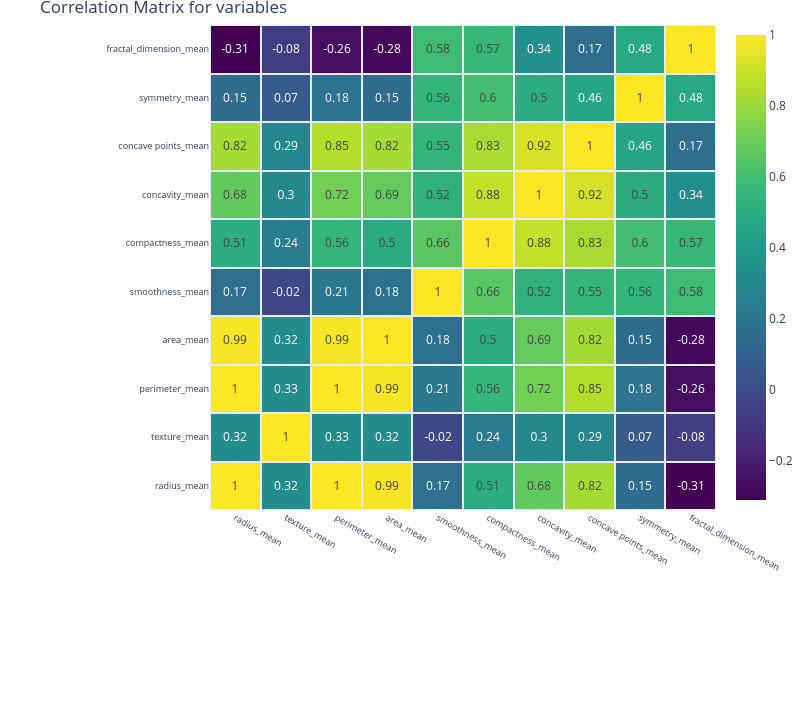
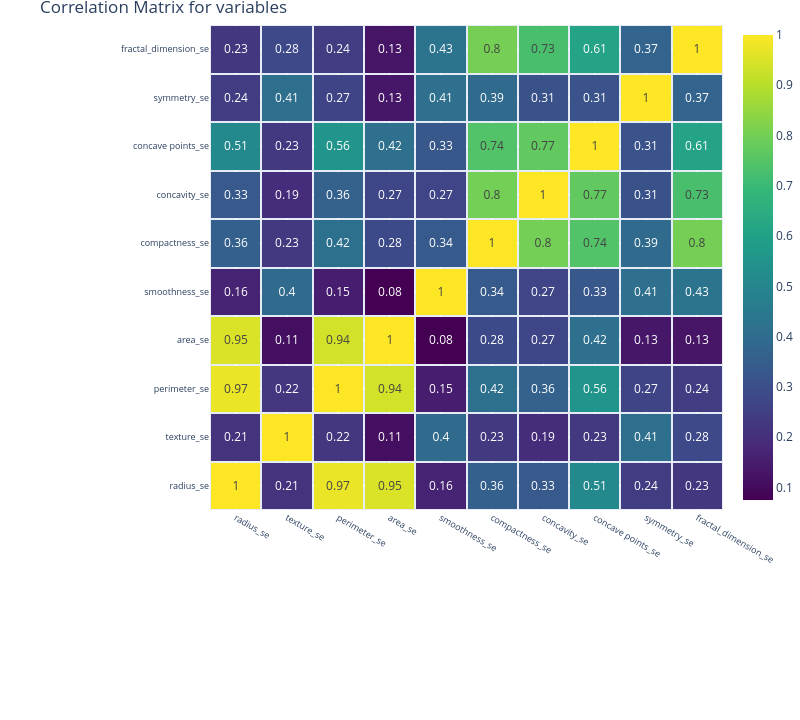
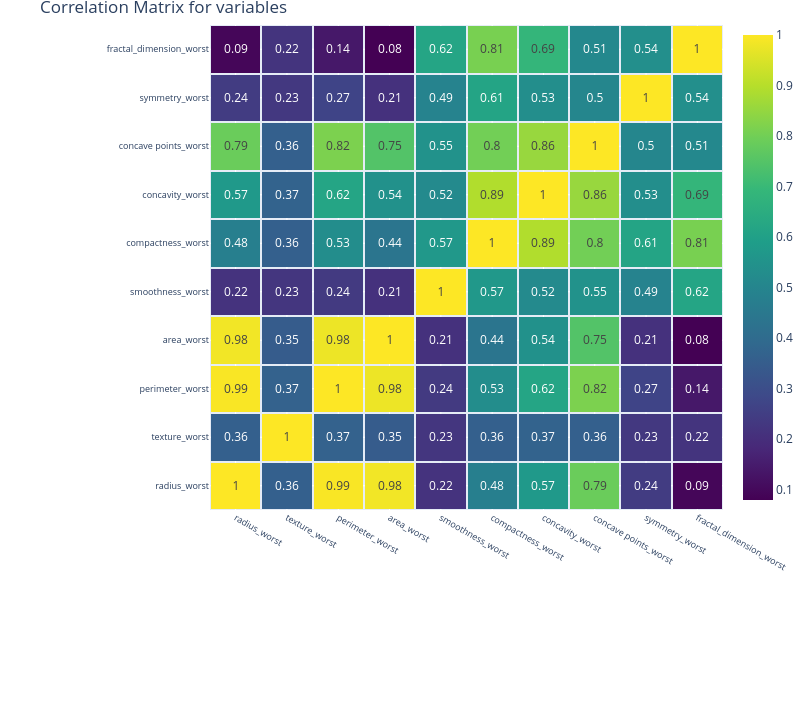

Notebook code cell kept with these figures, in order:
### Code cell
# correlation matrix for the subsets
correlation_mat(features_mean)
correlation_mat(features_se)
correlation_mat(features_worst)
